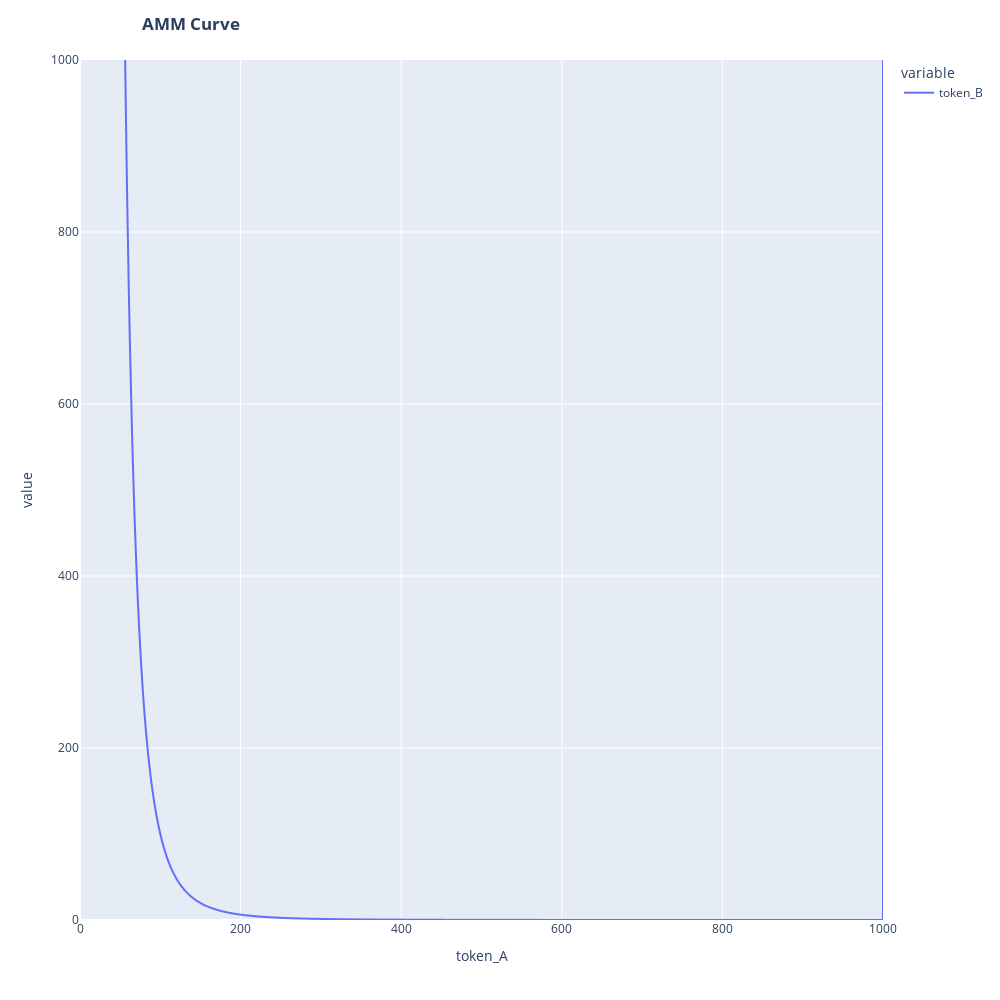

Notebook code for this chart:
### Code cell
#plot curves with all 
List = List[['token_A', 'token_B']]
List_old = List_old[['token_B_old']]

df = pd.concat([List, List_old], axis=1, ignore_index=False)
df

# fig = px.line(df, x="token_A", y=["token_B", 'token_B_old'])

# fig.update_xaxes(range=[0, 100])
# fig.update_yaxes(range=[0, 100])
# fig.update_layout(height=1000, width=1000, title_text='<b>AMM Curve </b>')

# fig.show()

fig = px.line(df, x="token_A", y=['token_B', 'token_B'])
fig.update_xaxes(range=[0, 1000])
fig.update_yaxes(range=[0, 1000])
fig.update_layout(height=1000, width=1000, title_text='<b>                       AMM Curve</b>')
fig.show()
df

### Figure 1 — Plotly figure (JSON) as saved in the notebook; plotly's stock layout.template omitted (floating-point values rounded to 4 significant figures; data arrays with more than 128 entries replaced by an {"elided": "..."} marker saying what was removed)
{"data": [{"hovertemplate": "variable=token_B<br>token_A=%{x}<br>value=%{y}<extra></extra>", "legendgroup": "token_B", "line": {"color": "#636efa", "dash": "solid"}, "mode": "lines", "name": "token_B", "showlegend": true, "type": "scattergl", "x": {"elided": "2000 int values"}, "xaxis": "x", "y": {"elided": "2000 float values"}, "yaxis": "y"}], "layout": {"height": 1000, "legend": {"title": {"text": "variable"}, "tracegroupgap": 0}, "margin": {"t": 60}, "title": {"text": "<b>                       AMM Curve</b>"}, "width": 1000, "xaxis": {"anchor": "y", "domain": [0, 1], "range": [0, 1000], "title": {"text": "token_A"}}, "yaxis": {"anchor": "x", "domain": [0, 1], "range": [0, 1000], "title": {"text": "value"}}}}
